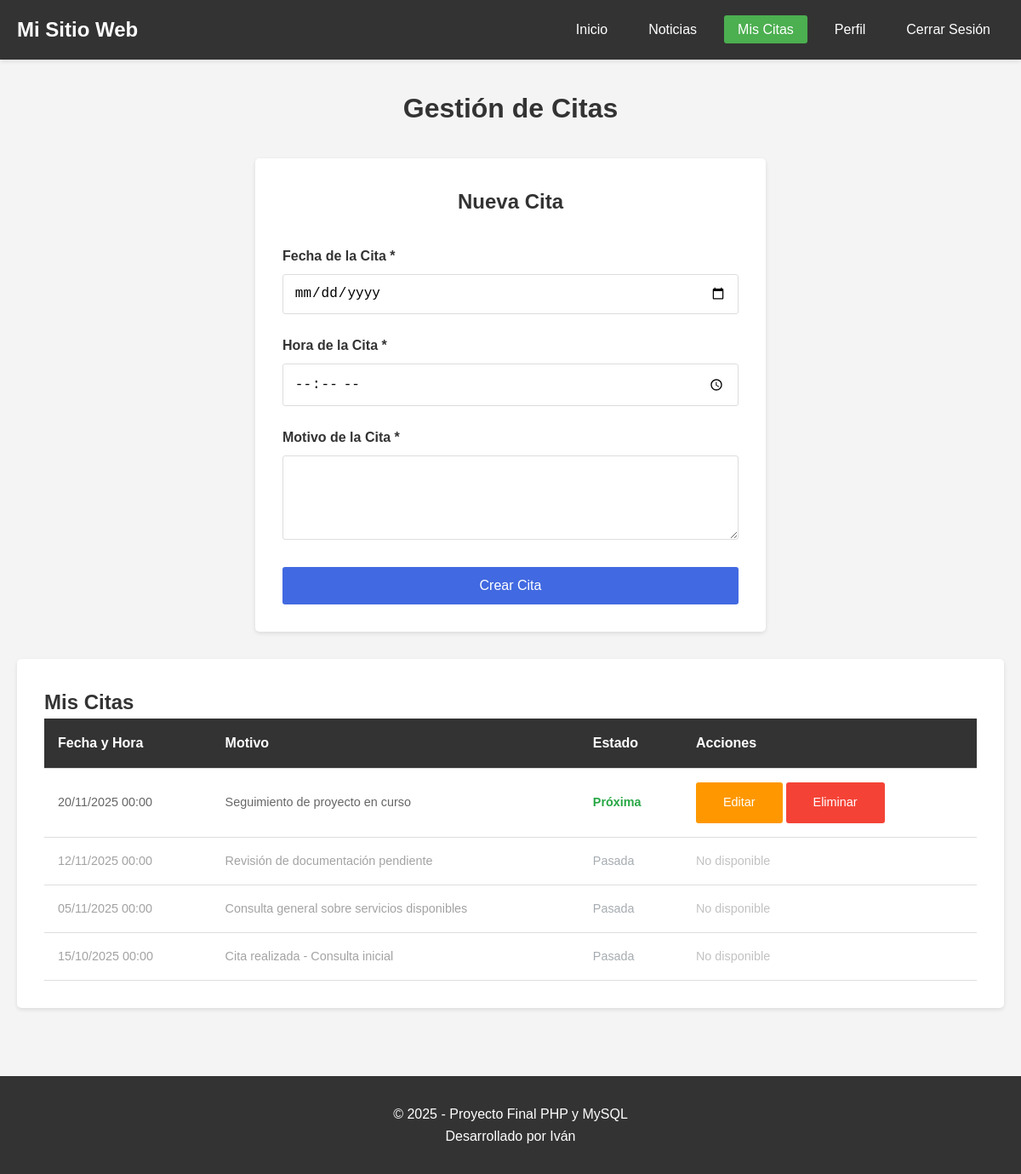
Page /usuario/citaciones.php (signed in) on the committed database.
### tables this page shows
CREATE TABLE `citas` (
  `idCita` int(11) NOT NULL,
  `idUser` int(11) NOT NULL,
  `fecha_cita` datetime NOT NULL,
  `motivo_cita` text DEFAULT NULL
);

### config/database.php (called while the page is built, shortened)
<?php
function es_administrador() {
    return false;
}
?>

### usuario/citaciones.php (the view, shortened to what this page needs)
<?php
require_once '../config/database.php';
$idUser = $_SESSION['idUser'];
$editando = false;
$cita_editar = null;
$sql_citas = "SELECT * FROM citas WHERE idUser = $idUser ORDER BY fecha_cita DESC";
$resultado_citas = mysqli_query($conexion, $sql_citas);
$num_citas = mysqli_num_rows($resultado_citas);
$fecha_actual = date('Y-m-d H:i:s');
?>
<!DOCTYPE html>
<html lang="es">
<head>
    <link rel="stylesheet" href="../css/styles.css">
</head>
<body>
    <nav>
        <div class="contenedor">
            <a href="../index.php" class="logo">Mi Sitio Web</a>
            <ul class="menu">
                <li><a href="../index.php">Inicio</a></li>
                <li><a href="../noticias.php">Noticias</a></li>
                <?php if (es_administrador()): ?>
                    <li><a href="../admin/usuarios-administracion.php">Usuarios</a></li>
                    <li><a href="../admin/citas-administracion.php">Citas</a></li>
                    <li><a href="../admin/noticias-administracion.php">Admin Noticias</a></li>
                <?php else: ?>
                    <li><a href="citaciones.php" class="activo">Mis Citas</a></li>
                <?php endif; ?>
                <li><a href="perfil.php">Perfil</a></li>
                <li><a href="../logout.php">Cerrar Sesión</a></li>
            </ul>
        </div>
    </nav>
    <main>
<div class="contenedor">
    <h1 class="texto-centro" style="margin-bottom: 2rem;">Gestión de Citas</h1>
    <div class="formulario">
        <h2><?php echo $editando ? 'Editar Cita' : 'Nueva Cita'; ?></h2>
        <form method="POST" action="">
            <div class="campo">
                <label for="fecha_cita">Fecha de la Cita *</label>
                <input type="date" id="fecha_cita" name="fecha_cita" required
                       value="<?php echo $editando ? date('Y-m-d', strtotime($cita_editar['fecha_cita'])) : ''; ?>"
                       min="<?php echo date('Y-m-d'); ?>">
            </div>
            <div class="campo">
                <label for="hora_cita">Hora de la Cita *</label>
                <input type="time" id="hora_cita" name="hora_cita" required
                       value="<?php echo $editando ? date('H:i', strtotime($cita_editar['fecha_cita'])) : ''; ?>">
            </div>
            <div class="campo">
                <label for="motivo_cita">Motivo de la Cita *</label>
                <textarea id="motivo_cita" name="motivo_cita" rows="4" required><?php echo $editando ? htmlspecialchars($cita_editar['motivo_cita']) : ''; ?></textarea>
            </div>
            <?php if ($editando): ?>
                <button type="submit" name="actualizar_cita" class="boton boton-principal boton-completo">
                    Actualizar Cita
                </button>
                <a href="citaciones.php" class="boton boton-secundario boton-completo" style="margin-top: 0.5rem;">
                    Cancelar
                </a>
            <?php else: ?>
                <button type="submit" name="crear_cita" class="boton boton-principal boton-completo">
                    Crear Cita
                </button>
            <?php endif; ?>
        </form>
    </div>
    <div class="tabla-contenedor" style="margin-top: 2rem;">
        <h2>Mis Citas</h2>
        <?php if ($num_citas > 0): ?>
            <table>
                <thead>
                    <tr>
                        <th>Fecha y Hora</th>
                        <th>Motivo</th>
                        <th>Estado</th>
                        <th>Acciones</th>
                    </tr>
                </thead>
                <tbody>
                    <?php while ($cita = mysqli_fetch_assoc($resultado_citas)): ?>
                        <?php
                        $es_futura = ($cita['fecha_cita'] > $fecha_actual);
                        $clase_fila = $es_futura ? '' : 'style="opacity: 0.6;"';
                        ?>
                        <tr <?php echo $clase_fila; ?>>
                            <td>
                                <?php echo date('d/m/Y H:i', strtotime($cita['fecha_cita'])); ?>
                            </td>
                            <td><?php echo htmlspecialchars($cita['motivo_cita']); ?></td>
                            <td>
                                <?php if ($es_futura): ?>
                                    <span style="color: #28a745; font-weight: bold;">Próxima</span>
                                <?php else: ?>
                                    <span style="color: #6c757d;">Pasada</span>
                                <?php endif; ?>
                            </td>
                            <td>
                                <?php if ($es_futura): ?>
                                    <a href="citaciones.php?editar=<?php echo $cita['idCita']; ?>"
                                       class="boton boton-advertencia" style="font-size: 0.9rem;">
                                        Editar
                                    </a>
                                    <a href="citaciones.php?eliminar=<?php echo $cita['idCita']; ?>"
                                       class="boton boton-peligro" style="font-size: 0.9rem;"
                                       onclick="return confirm('¿Estás seguro de eliminar esta cita?')">
                                        Eliminar
                                    </a>
                                <?php else: ?>
                                    <span style="color: #999;">No disponible</span>
                                <?php endif; ?>
                            </td>
                        </tr>
                    <?php endwhile; ?>
                </tbody>
            </table>
        <?php else: ?>
            <div class="alerta alerta-info" style="margin-top: 1rem;">
                <p>📭 No tienes citas programadas. ¡Crea tu primera cita usando el formulario de arriba!</p>
            </div>
        <?php endif; ?>
    </div>
</div>
    </main>
    <footer>
        <div class="contenedor">
            <p>&copy; <?php echo date('Y'); ?> - Proyecto Final PHP y MySQL</p>
            <p>Desarrollado por Iván</p>
        </div>
    </footer>
</body>
</html>

### css/styles.css (style rules this page uses)
* { margin: 0; padding: 0; box-sizing: border-box; }
body { font-family: Arial, sans-serif; background-color: #f4f4f4; color: #333; line-height: 1.6; }
.contenedor { max-width: 1200px; margin: 0 auto; padding: 0 20px; }
nav { background: #333; padding: 1rem 0; box-shadow: 0 2px 5px rgba(0,0,0,0.1); }
nav .contenedor { display: flex; justify-content: space-between; align-items: center; }
nav .logo { color: white; text-decoration: none; font-size: 1.5rem; font-weight: bold; }
nav .menu { list-style: none; display: flex; gap: 1rem; }
nav .menu li a { color: white; text-decoration: none; padding: 0.5rem 1rem; border-radius: 3px; }
nav .menu li a.activo { background: #4CAF50; }
main { min-height: calc(100vh - 150px); padding: 2rem 0; }
.formulario { max-width: 600px; margin: 2rem auto; background: white; padding: 2rem; border-radius: 5px; box-shadow: 0 2px 5px rgba(0,0,0,0.1); }
.formulario h2 { text-align: center; color: #333; margin-bottom: 2rem; }
.campo { margin-bottom: 1.5rem; }
.campo label { display: block; margin-bottom: 0.5rem; font-weight: bold; }
.campo input, .campo select, .campo textarea { width: 100%; padding: 0.8rem; border: 1px solid #ddd; border-radius: 3px; font-size: 1rem; }
.boton { display: inline-block; padding: 0.8rem 2rem; border: none; border-radius: 3px; cursor: pointer; text-decoration: none; font-size: 1rem; }
.boton-principal { background: #4169E1; color: white; }
.boton-completo { width: 100%; }
.boton-peligro { background: #f44336; color: white; }
.boton-advertencia { background: #FF9800; color: white; }
.tabla-contenedor { background: white; padding: 2rem; border-radius: 5px; box-shadow: 0 2px 5px rgba(0,0,0,0.1); overflow-x: auto; }
table { width: 100%; border-collapse: collapse; }
table thead { background: #333; color: white; }
table th, table td { padding: 1rem; text-align: left; border-bottom: 1px solid #ddd; }
footer { background: #333; color: white; text-align: center; padding: 2rem 0; margin-top: 3rem; }
.texto-centro { text-align: center; }
table td { line-height: 1.6; font-size: 0.9rem; color: #666; }

### rows in the picture
citas: fecha_cita "20/11/2025 00:00", motivo_cita "Seguimiento de proyecto en curso", shows "Próxima"
citas: fecha_cita "12/11/2025 00:00", motivo_cita "Revisión de documentación pendiente", shows "Pasada", shows "No disponible"
citas: fecha_cita "05/11/2025 00:00", motivo_cita "Consulta general sobre servicios disponibles", shows "Pasada", shows "No disponible"
citas: fecha_cita "15/10/2025 00:00", motivo_cita "Cita realizada - Consulta inicial", shows "Pasada", shows "No disponible"
